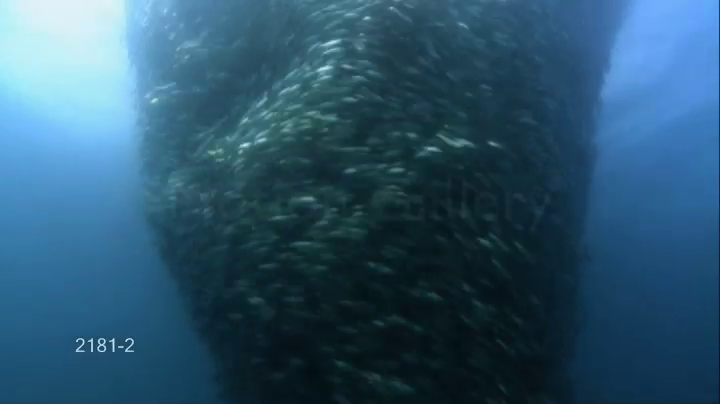
#> input picture frame 26 of 2181-2_70.mov, 720 x 404 px
$ python Watershed.py
#> lines starting #> are read from the running program, lines starting #| are printed output that depends on the picture; after the words box and inside, x2 and y2 are one past the last pixel; in counts of white or black regions, pixels touching at a corner belong together
# Watershed - Segmentation.
import numpy as np
import cv2 as cv
from matplotlib import pyplot as plt

def watershed(img):
    #Reading image using cv libraries
    gray = cv.cvtColor(img,cv.COLOR_BGR2GRAY)
    ret, thresh = cv.threshold(gray,0,255,cv.THRESH_BINARY_INV+cv.THRESH_OTSU)
    # Noise Removal
    kernel = np.ones((3,3),np.uint8)
    opening = cv.morphologyEx(thresh,cv.MORPH_OPEN,kernel, iterations = 2)
    # Background area
    sure_bg = cv.dilate(opening,kernel,iterations=3)
    # Foreground area
    dist_transform = cv.distanceTransform(opening,cv.DIST_L2,5)
    ret, sure_fg = cv.threshold(dist_transform,0.7*dist_transform.max(),255,0)
    # Finding unknown region
    sure_fg = np.uint8(sure_fg)
    unknown = cv.subtract(sure_bg,sure_fg)
    # Marker labelling
    ret, markers = cv.connectedComponents(sure_fg)
    #Applying watershed algorithm and marking the regions segmented
    markers = markers+1
    markers[unknown==255] = 0
    markers = cv.watershed(img,markers)
    img[markers == -1] = [0,255,255]
    #Displaying the segmented image
    imS = cv.resize(img, (612, 368))
    return imS

def process(img):
    img_gray = cv.cvtColor(img, cv.COLOR_BGR2GRAY)
    img_blur = cv.GaussianBlur(img_gray, (5, 5), 25)
    img_canny = cv.Canny(img_blur, 5, 50)
    kernel = np.ones((3, 3))
    img_dilate = cv.dilate(img_canny, kernel, iterations=4)
    img_erode = cv.erode(img_dilate, kernel, iterations=1)
    return img_erode

def get_contours(img, img_original):
    img_contours = img_original.copy()
    contours, hierarchies = cv.findContours(img, cv.RETR_TREE, cv.CHAIN_APPROX_NONE)
    cv.drawContours(img_contours, contours, -1, (0, 255, 0), -1)
    # If you want to omit smaller contours, loop through the detected contours, and only draw them on the image if they are at least a specific area. Don't forget to remove the line above if you choose the below block of code.
    # for cnt in contours:
    #     if cv2.contourArea(cnt) > 500:
    #         cv2.drawContours(img_contours, [cnt], -1, (0, 255, 0), -1)
    return img_contours

# Reading the video
cap = cv.VideoCapture('2181-2_70.mov')

# Reading the first frame from the video
# ret, frame = cap.read()
# ret is a boolean variable that returns true if the frame is available.
# frame is an image array vector captured based on the default frames per second defined explicitly or implicitly
ret, prev = cap.read()
#> prev is the input picture: shape (404, 720, 3); mean B, G, R 109.4, 85, 44.8

# Converting the frame to GrayScale
prevgray = cv.cvtColor(prev, cv.COLOR_BGR2GRAY)

# Creating a np array of similar size to the frame
hsv = np.zeros_like(prev)
# hsv.fill(255)
hsv[..., 1] = 255
heat_map = np.zeros(prev.shape[:-1])

# We need to set resolutions.so, convert them from float to integer.
frame_width = int(cap.get(3))
frame_height = int(cap.get(4))
size = (frame_width, frame_height)

# Below VideoWriter object will create a frame of above defined The output is stored in 'Watershed.avi' file.
result = cv.VideoWriter('Watershed.avi',
                         cv.VideoWriter_fourcc(*'MJPG'),
                         10, size)
while True:
    # Reading a frame from video
    suc, img = cap.read()
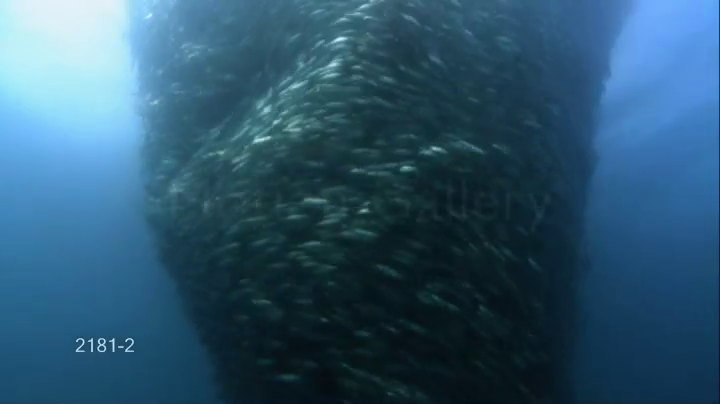
#> input picture frame 27 of 2181-2_70.mov, 720 x 404 px
#> img is the input picture: shape (404, 720, 3); mean B, G, R 110, 85.5, 45.6
    if not suc:
        print('No frames grabbed!')
        break
    # Converting the frame into GrayScale
    gray = cv.cvtColor(img, cv.COLOR_BGR2GRAY)
     #HeatMap
    diff = cv.absdiff(prev, img)
    img_contours = get_contours(process(diff), prev)
#> in process, `img_canny = cv.Canny(img_blur, 5, 50)`:
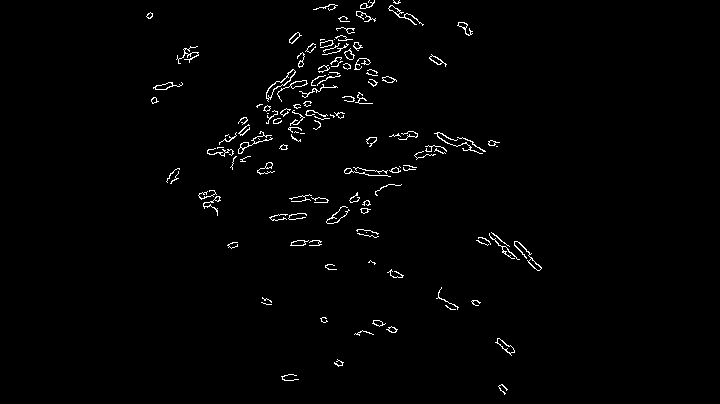
#> img_canny: shape (404, 720); 1.4% white in thin lines or dots, all inside (x1, y1, x2, y2) = (146, 0, 542, 395)
#> in process, `img_dilate = cv.dilate(img_canny, kernel, iterations=4)`: img_dilate: shape (404, 720); 10.7% white; 31 white regions, largest, box (x1, y1, x2, y2) and area: (203, 0, 401, 174) 12168, (322, 127, 504, 228) 5200, (472, 228, 546, 275) 1634
#> in process, `img_erode = cv.erode(img_dilate, kernel, iterations=1)`:
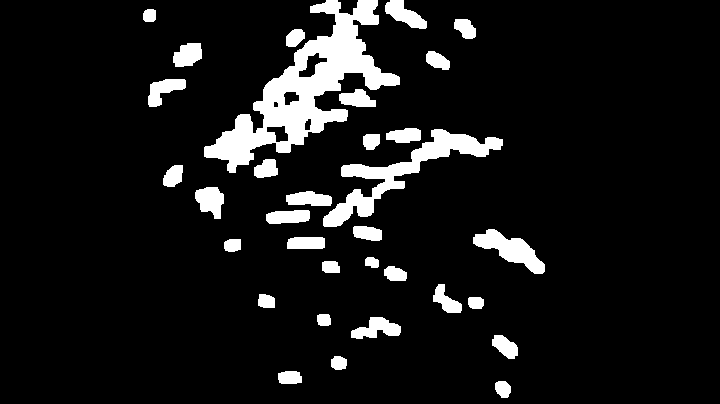
#> img_erode: shape (404, 720); 9% white; 33 white regions
#> in get_contours, `contours, hierarchies = cv.findContours(img, cv.RETR_TREE, cv.CHAIN_AP..`: contours = 38 contours; largest, box (x1, y1, x2, y2) and area: (204, 0, 400, 173) 10466, (323, 129, 503, 227) 3612, (473, 229, 545, 274) 1302, (195, 187, 224, 219) 590, (385, 0, 427, 29) 585
#> in get_contours, `cv.drawContours(img_contours, contours, -1, (0, 255, 0), -1)`: img_contours: shape (404, 720, 3); 8.98% of pixels changed, all inside (x1, y1, x2, y2) = (143, 0, 545, 398)
    heat_map[np.all(img_contours == [0, 255, 0], 2)] += 3 # The 3 can be tweaked depending on how fast you want the colors to respond
#> heat_map: shape (404, 720) float64; values 0 (black) and 3 (white), 9% white; 33 white regions, largest, box (x1, y1, x2, y2) and area: (204, 0, 400, 173) 10232, (323, 129, 503, 227) 3925, (473, 229, 545, 274) 1390
    heat_map[np.any(img_contours != [0, 255, 0], 2)] -= 3
    heat_map[heat_map < 0] = 0
    heat_map[heat_map > 255] = 255
    #  img[heat_map > 160] = img_mapped[heat_map > 160] Use this line to draw the heat map on the original video at a specific temperature range.
    #  For this it's where ever the temperature is above 160 (min is 0 and max is 255)
    img_mapped = cv.applyColorMap(heat_map.astype('uint8'), cv.COLORMAP_JET)

    # Making the present frame as previous frame
    prevgray = gray

    # Write the frame into the file 'Watershed.avi'
    result.write(watershed(img_contours))
#> in watershed, `ret, thresh = cv.threshold(gray,0,255,cv.THRESH_BINARY_INV+cv.THRESH_O..`: thresh: shape (404, 720); 71.3% white; 55 black regions (17 under 20 px), largest, box (x1, y1, x2, y2) and area: (0, 0, 244, 249) 41208, (600, 0, 719, 150) 16551, (204, 0, 400, 173) 10731
#> in watershed, `ret, thresh = cv.threshold(gray,0,255,cv.THRESH_BINARY_INV+cv.THRESH_O..`: ret = 104
#> in watershed, `opening = cv.morphologyEx(thresh,cv.MORPH_OPEN,kernel, iterations = 2)`: opening: shape (404, 720); 70.8% white; 39 black regions (9 under 20 px), largest, box (x1, y1, x2, y2) and area: (0, 0, 244, 249) 41293, (600, 0, 720, 150) 16745, (204, 0, 400, 173) 12219
#> in watershed, `sure_bg = cv.dilate(opening,kernel,iterations=3)`: sure_bg: shape (404, 720); 76.2% white; 36 black regions (2 under 20 px), largest, box (x1, y1, x2, y2) and area: (0, 0, 240, 246) 39684, (603, 0, 720, 145) 15829, (207, 0, 397, 170) 7813
#> in watershed, `ret, sure_fg = cv.threshold(dist_transform,0.7*dist_transform.max(),25..`: sure_fg: shape (404, 720) float32; 1.8% white; 1 white region, box (x1, y1, x2, y2) and area: (656, 291, 720, 404) 5333
#> in watershed, `ret, sure_fg = cv.threshold(dist_transform,0.7*dist_transform.max(),25..`: ret = 147.8
#> in watershed, `ret, markers = cv.connectedComponents(sure_fg)`: ret = 2
#> in watershed, `markers[unknown==255] = 0`: markers: shape (404, 720) int32; 3 distinct labels, from 0 to 2
#> in watershed, `markers = cv.watershed(img,markers)`:
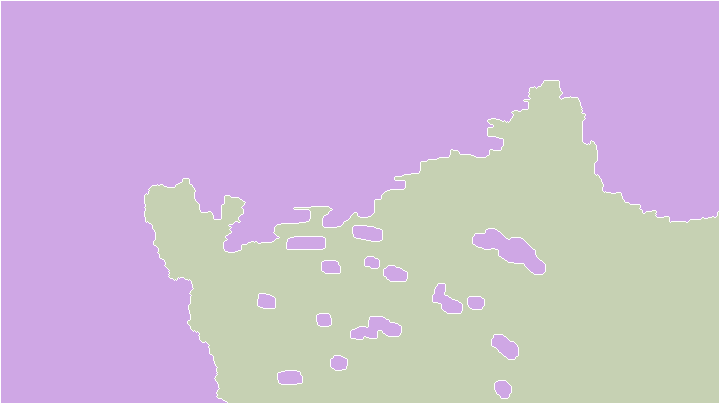
#> markers: shape (404, 720) int32; 3 distinct labels, from -1 to 2; one colour per label, 0 black, -1 white
#> in watershed, `img[markers == -1] = [0,255,255]`: img: shape (404, 720, 3); mean B, G, R 99.8, 103.6, 44.5
     # Display the frame saved in the file
    cv.imshow('original', img)
    cv.imshow('Segmented Result - Watershed', watershed(img_contours))
#> in watershed (call 2), `ret, thresh = cv.threshold(gray,0,255,cv.THRESH_BINARY_INV+cv.THRESH_O..`:
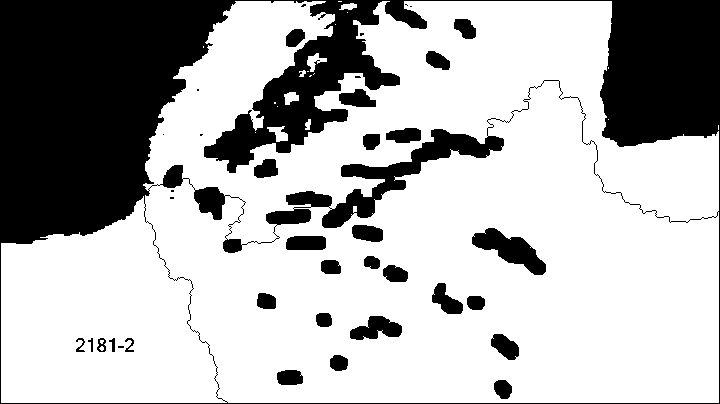
#> thresh: shape (404, 720); 70.6% white; 39 black regions (11 under 20 px), largest, box (x1, y1, x2, y2) and area: (0, 0, 720, 404) 76137, (472, 228, 546, 275) 1563, (350, 316, 402, 340) 781
#> in watershed (call 2), `ret, thresh = cv.threshold(gray,0,255,cv.THRESH_BINARY_INV+cv.THRESH_O..`: ret = 107
#> in watershed (call 2), `opening = cv.morphologyEx(thresh,cv.MORPH_OPEN,kernel, iterations = 2)`: opening: shape (404, 720); 70.1% white; 24 black regions (4 under 20 px), largest, box (x1, y1, x2, y2) and area: (0, 0, 720, 404) 78665, (472, 228, 546, 275) 1573, (350, 316, 402, 340) 798
#> in watershed (call 2), `sure_bg = cv.dilate(opening,kernel,iterations=3)`: sure_bg: shape (404, 720); 76.3% white; 35 black regions (2 under 20 px), largest, box (x1, y1, x2, y2) and area: (0, 0, 232, 241) 38640, (604, 0, 720, 143) 14992, (256, 0, 397, 142) 6500
#> in watershed (call 2), `ret, sure_fg = cv.threshold(dist_transform,0.7*dist_transform.max(),25..`: sure_fg: shape (404, 720) float32; 1.3% white; 1 white region, box (x1, y1, x2, y2) and area: (578, 268, 656, 340) 3886
#> in watershed (call 2), `ret, sure_fg = cv.threshold(dist_transform,0.7*dist_transform.max(),25..`: ret = 63.7
#> in watershed (call 2), `unknown = cv.subtract(sure_bg,sure_fg)`:
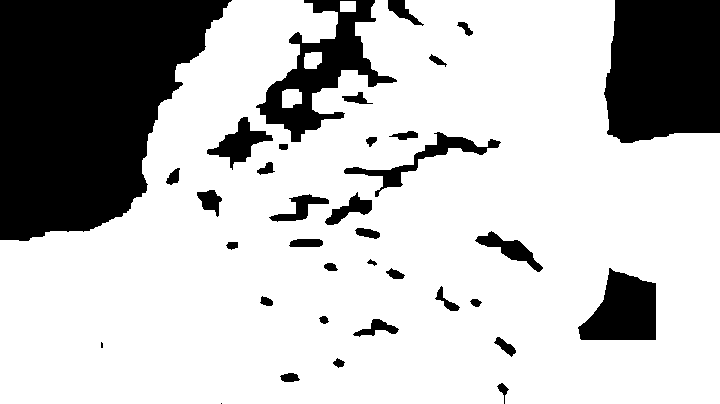
#> unknown: shape (404, 720); 75% white; 36 black regions (2 under 20 px), largest, box (x1, y1, x2, y2) and area: (0, 0, 232, 241) 38640, (604, 0, 720, 143) 14992, (256, 0, 397, 142) 6500
#> in watershed (call 2), `ret, markers = cv.connectedComponents(sure_fg)`: ret = 2
#> in watershed (call 2), `markers[unknown==255] = 0`:
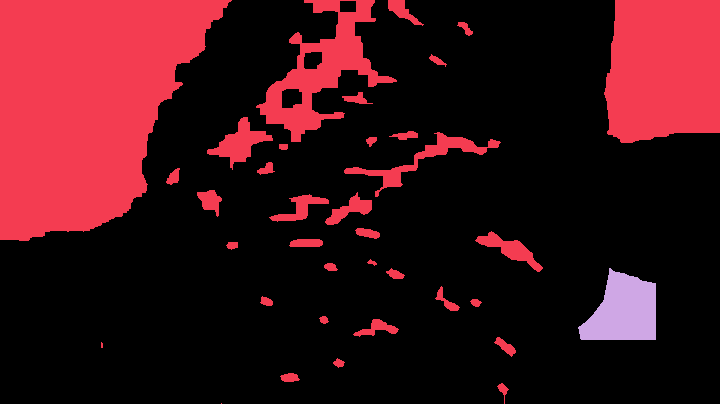
#> markers: shape (404, 720) int32; 3 distinct labels, from 0 to 2; one colour per label, 0 black
#> in watershed (call 2), `markers = cv.watershed(img,markers)`: markers: shape (404, 720) int32; 3 distinct labels, from -1 to 2
#> in watershed (call 2), `img[markers == -1] = [0,255,255]`: img: shape (404, 720, 3); mean B, G, R 99.8, 103.6, 44.5

    # Press q on keyboard to stop the process
    key = cv.waitKey(5)
#> (key q is pressed here)
    if key == ord('q'):
        # Break the loop
        break

## When everything done, release the video capture and video write objects
cap.release()
result.release()
# Destroying and closes all the windows
cv.destroyAllWindows()
print("The video was successfully saved")

$ run again, starting later in the video
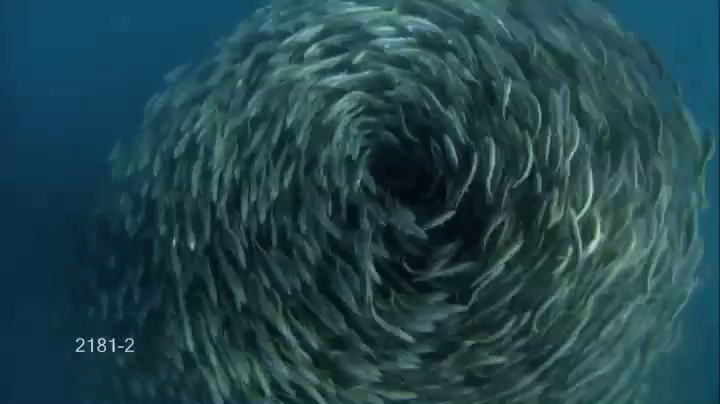
#> input picture frame 121 of 2181-2_70.mov, 720 x 404 px
#> prev is the input picture: shape (404, 720, 3); mean B, G, R 76.7, 69.4, 34.3
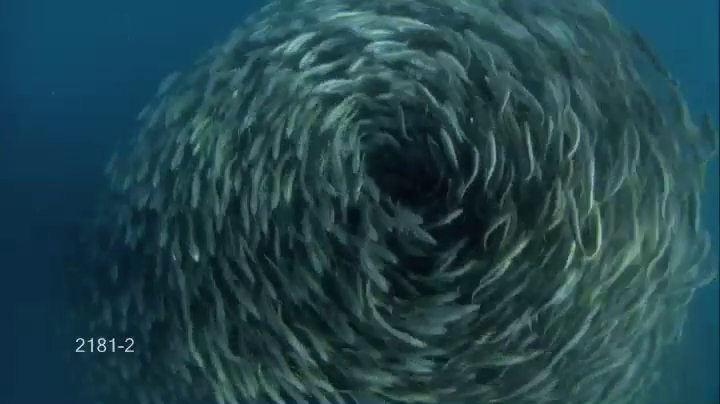
#> input picture frame 122 of 2181-2_70.mov, 720 x 404 px
#> img is the input picture: shape (404, 720, 3); mean B, G, R 76.7, 69.5, 34.3
#> img_canny: shape (404, 720); 8.8% white in thin lines or dots, all inside (x1, y1, x2, y2) = (122, 0, 718, 404)
#> img_dilate: shape (404, 720); 54.8% white; 142 black regions (62 under 20 px), largest, box (x1, y1, x2, y2) and area: (0, 0, 301, 404) 73642, (507, 0, 720, 404) 31267, (370, 83, 456, 224) 6211
#> img_erode: shape (404, 720); 49.7% white; 16 white regions
#> contours = 124 contours, 19 with area under 20; largest, box (x1, y1, x2, y2) and area: (119, 0, 694, 404) 165620, (368, 81, 458, 226) 7939, (342, 265, 435, 362) 2553, (313, 194, 386, 273) 2457, (208, 233, 265, 355) 2128
#> thresh: shape (404, 720); 49.8% white; 137 white regions (34 under 20 px), largest, box (x1, y1, x2, y2) and area: (0, 0, 302, 404) 75556, (506, 0, 720, 404) 33704, (369, 82, 457, 225) 6981
#> in watershed, `ret, thresh = cv.threshold(gray,0,255,cv.THRESH_BINARY_INV+cv.THRESH_O..`: ret = 101
#> opening: shape (404, 720); 48% white; 108 white regions (2 under 20 px), largest, box (x1, y1, x2, y2) and area: (0, 0, 297, 404) 74937, (506, 0, 720, 260) 21512, (621, 233, 720, 404) 8631
#> sure_bg: shape (404, 720); 61.8% white; 15 black regions (1 under 20 px), largest, box (x1, y1, x2, y2) and area: (122, 0, 720, 404) 108472, (532, 17, 597, 65) 1114, (385, 123, 423, 149) 290
#> in watershed, `ret, sure_fg = cv.threshold(dist_transform,0.7*dist_transform.max(),25..`: ret = 121.6
#> unknown: shape (404, 720); 60.4% white; 17 black regions (1 under 20 px), largest, box (x1, y1, x2, y2) and area: (122, 0, 720, 404) 108472, (0, 0, 66, 168) 3889, (532, 17, 597, 65) 1114
#> in watershed, `ret, markers = cv.connectedComponents(sure_fg)`: ret = 3
#> img: shape (404, 720, 3); mean B, G, R 38.2, 161.2, 15.7
#> thresh: shape (404, 720); 48.7% white; 134 white regions (33 under 20 px), largest, box (x1, y1, x2, y2) and area: (1, 1, 302, 403) 73212, (506, 1, 719, 403) 33146, (369, 82, 457, 225) 6981
#> in watershed (call 2), `ret, thresh = cv.threshold(gray,0,255,cv.THRESH_BINARY_INV+cv.THRESH_O..`: ret = 102
#> opening: shape (404, 720); 46.7% white; 103 white regions, largest, box (x1, y1, x2, y2) and area: (1, 1, 265, 403) 69648, (506, 1, 719, 260) 21121, (624, 233, 719, 403) 8416
#> sure_bg: shape (404, 720); 60.9% white; 16 black regions (1 under 20 px), largest, box (x1, y1, x2, y2) and area: (121, 0, 720, 404) 110444, (532, 17, 597, 65) 1110, (567, 55, 582, 97) 302
#> in watershed (call 2), `ret, sure_fg = cv.threshold(dist_transform,0.7*dist_transform.max(),25..`: ret = 50.4
#> unknown: shape (404, 720); 59.2% white; 18 black regions (1 under 20 px), largest, box (x1, y1, x2, y2) and area: (121, 0, 720, 404) 110444, (51, 51, 116, 133) 3359, (51, 234, 79, 296) 1450
#> in watershed (call 2), `ret, markers = cv.connectedComponents(sure_fg)`: ret = 3
#> in watershed (call 2), `markers[unknown==255] = 0`:
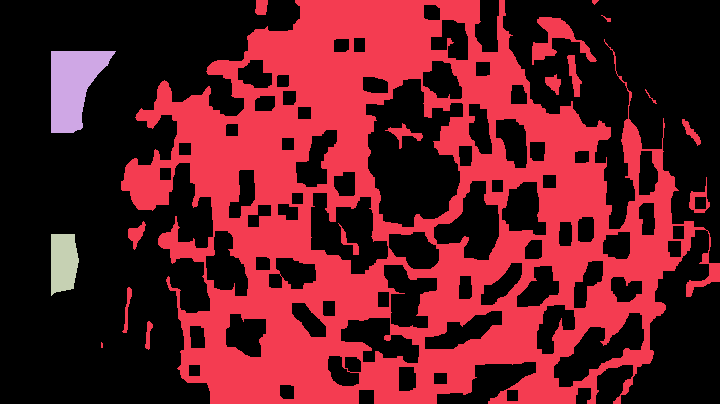
#> markers: shape (404, 720) int32; 4 distinct labels, from 0 to 3; one colour per label, 0 black
#> img: shape (404, 720, 3); mean B, G, R 38.2, 161.2, 15.8

$ run again, starting later in the video
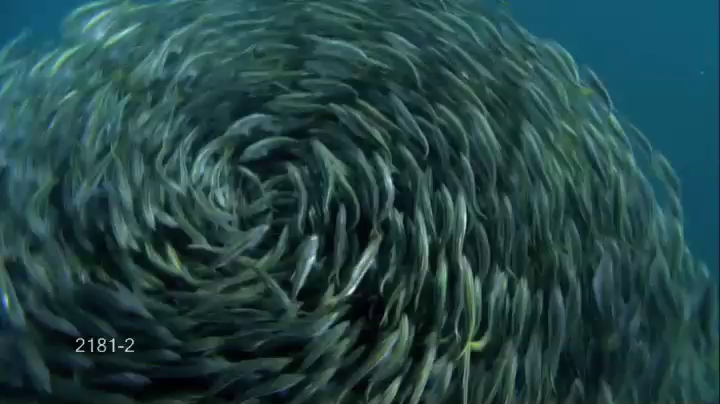
#> input picture frame 215 of 2181-2_70.mov, 720 x 404 px
#> prev is the input picture: shape (404, 720, 3); mean B, G, R 70.7, 69.9, 36.3
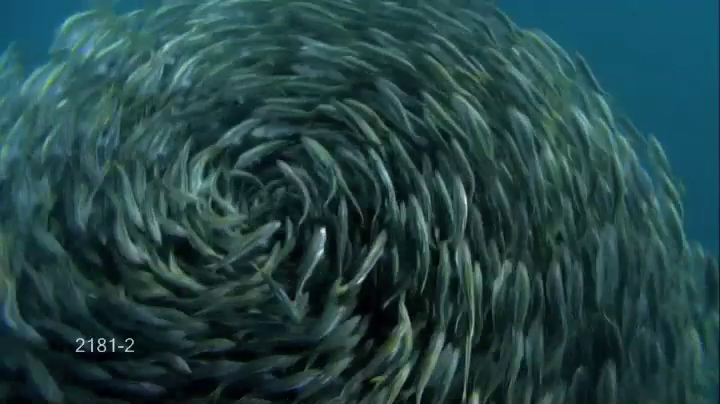
#> input picture frame 216 of 2181-2_70.mov, 720 x 404 px
#> img is the input picture: shape (404, 720, 3); mean B, G, R 70.2, 69, 35.8
#> img_canny: shape (404, 720); 14.1% white in thin lines or dots
#> img_dilate: shape (404, 720); 79.6% white; 225 black regions (111 under 20 px), largest, box (x1, y1, x2, y2) and area: (465, 0, 720, 276) 23546, (566, 297, 656, 404) 3493, (662, 287, 720, 404) 2519
#> img_erode: shape (404, 720); 74.6% white; 199 black regions (50 under 20 px)
#> contours = 175 contours, 29 with area under 20; largest, box (x1, y1, x2, y2) and area: (0, 0, 720, 404) 241370, (600, 175, 656, 313) 2458, (23, 240, 111, 353) 2048, (88, 188, 138, 291) 1624, (61, 99, 103, 176) 1290
#> thresh: shape (404, 720); 25.2% white; 201 white regions (54 under 20 px), largest, box (x1, y1, x2, y2) and area: (464, 0, 720, 277) 24125, (73, 275, 276, 404) 4610, (565, 296, 657, 404) 4152
#> in watershed, `ret, thresh = cv.threshold(gray,0,255,cv.THRESH_BINARY_INV+cv.THRESH_O..`: ret = 101
#> opening: shape (404, 720); 23% white; 126 white regions, largest, box (x1, y1, x2, y2) and area: (464, 0, 720, 275) 24072, (661, 287, 720, 404) 2864, (566, 297, 614, 404) 2564
#> sure_bg: shape (404, 720); 35.6% white; 94 white regions, largest, box (x1, y1, x2, y2) and area: (461, 0, 720, 278) 26836, (22, 241, 269, 404) 9906, (563, 173, 660, 404) 9551
#> in watershed, `ret, sure_fg = cv.threshold(dist_transform,0.7*dist_transform.max(),25..`: ret = 96.2
#> unknown: shape (404, 720); 35% white; 94 white regions, largest, box (x1, y1, x2, y2) and area: (461, 0, 720, 278) 25095, (22, 241, 269, 404) 9906, (563, 173, 660, 404) 9551
#> in watershed, `ret, markers = cv.connectedComponents(sure_fg)`: ret = 2
#> img: shape (404, 720, 3); mean B, G, R 18.3, 208.2, 8.5
#> thresh: shape (404, 720); 24.6% white; 202 white regions (57 under 20 px), largest, box (x1, y1, x2, y2) and area: (465, 1, 719, 275) 23096, (73, 275, 276, 403) 4576, (565, 296, 657, 403) 4107
#> in watershed (call 2), `ret, thresh = cv.threshold(gray,0,255,cv.THRESH_BINARY_INV+cv.THRESH_O..`: ret = 102
#> opening: shape (404, 720); 22.4% white; 129 white regions, largest, box (x1, y1, x2, y2) and area: (501, 1, 719, 271) 22424, (566, 297, 614, 403) 2544, (661, 287, 719, 403) 2539
#> sure_bg: shape (404, 720); 35.3% white; 99 white regions, largest, box (x1, y1, x2, y2) and area: (498, 0, 720, 274) 24777, (22, 241, 269, 404) 9891, (563, 173, 660, 404) 9479
#> in watershed (call 2), `ret, sure_fg = cv.threshold(dist_transform,0.7*dist_transform.max(),25..`: ret = 39.9
#> unknown: shape (404, 720); 34.6% white; 99 white regions, largest, box (x1, y1, x2, y2) and area: (498, 0, 720, 274) 22938, (22, 241, 269, 404) 9891, (563, 173, 660, 404) 9479
#> in watershed (call 2), `ret, markers = cv.connectedComponents(sure_fg)`: ret = 2
#> in watershed (call 2), `markers[unknown==255] = 0`:
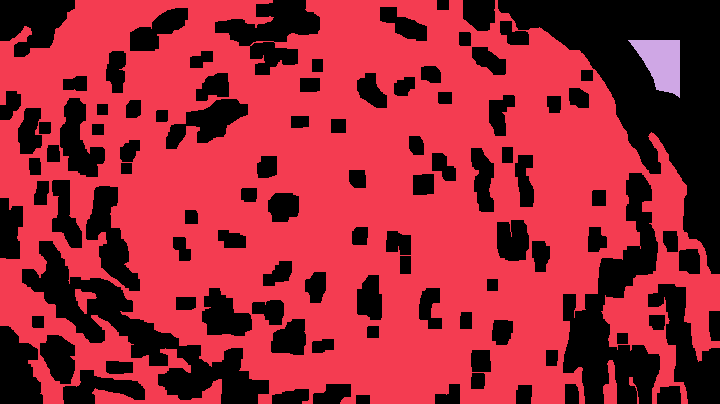
#> markers: shape (404, 720) int32; 3 distinct labels, from 0 to 2; one colour per label, 0 black
#> img: shape (404, 720, 3); mean B, G, R 18.3, 208.3, 8.5
